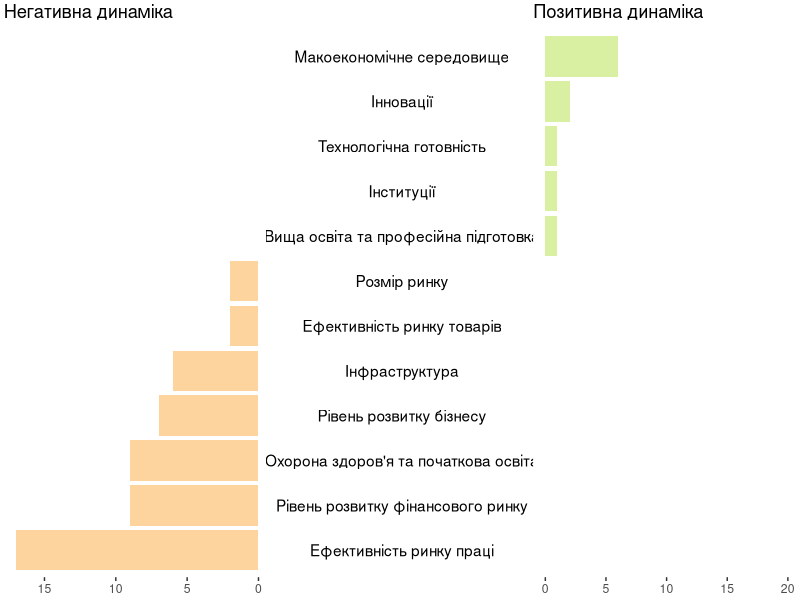

R code for this plot:
## ---- chunk 1
library(dplyr)
library(ggplot2)
library(grid)
library(gridExtra)
## ---- chunk 2
DATA <- data_frame(
  state = c("Макоекономічне середовище", "Інновації", "Вища освіта та професійна підготовка", 
            "Технологічна готовність", "Інституції", "Розмір ринку", "Ефективність ринку товарів", 
            "Інфраструктура", "Рівень розвитку бізнесу", "Охорона здоров'я та початкова освіта", 
            "Рівень розвитку фінансового ринку", "Ефективність ринку праці"),
  "Позитивна динаміка" = c(6,2,1,1,1,0.001,0.0001,0.00001,0.000001,0.0000001,0.00000001,0),
  "Негативна динаміка" = c(0,0,0,0,0,2,2,6,7,9,9,17)
)

## ---- chunk 3
g.mid<-ggplot(DATA,aes(x=1,y=reorder(state, `Позитивна динаміка`)))+geom_text(aes(label=state))+
  ggtitle("")+
  ylab(NULL)+
  theme(axis.title=element_blank(),
        panel.grid=element_blank(),
        axis.text.y=element_blank(),
        axis.ticks.y=element_blank(),
        panel.background=element_blank(),
        axis.text.x=element_text(color=NA),
        axis.ticks.x=element_line(color=NA),
        plot.margin = unit(c(1,-1,1,-1), "mm"))

g1 <- ggplot(data = DATA, aes(x = reorder(state, `Позитивна динаміка`), y = `Негативна динаміка`)) +
  geom_bar(stat = "identity",fill="#fdd49e") + ggtitle("Негативна динаміка") +
  scale_y_continuous(limits=c(0,20))+
  ylab("") +
  xlab("") +
  theme(axis.title.x = element_blank(), 
        axis.title.y = element_blank(), 
        axis.text.y = element_blank(), 
        axis.ticks.y = element_blank(), 
        plot.margin = unit(c(1,-1,1,0), "mm")) +
  scale_y_reverse() + coord_flip() +
  theme(axis.line = element_blank(),
        panel.grid.major = element_blank(),
        panel.grid.minor = element_blank(),
        panel.border = element_blank(),
        panel.background = element_blank()) 

g2 <- ggplot(data = DATA, aes(x = reorder(state, `Позитивна динаміка`), y = `Позитивна динаміка`)) +xlab(NULL)+
  geom_bar(stat = "identity",fill="#d9f0a3") + ggtitle("Позитивна динаміка") +
  scale_y_continuous(limits=c(0,20))+
  ylab("") +
  xlab("") +
  theme(axis.title.x = element_blank(), axis.title.y = element_blank(), 
        axis.text.y = element_blank(), axis.ticks.y = element_blank(),
        plot.margin = unit(c(1,0,1,-1), "mm")) +
  coord_flip()+
  theme(axis.line = element_blank(),
        panel.grid.major = element_blank(),
        panel.grid.minor = element_blank(),
        panel.border = element_blank(),
        panel.background = element_blank())
## ---- chunk 4
gg1 <- ggplot_gtable(ggplot_build(g1))
gg2 <- ggplot_gtable(ggplot_build(g2))
gg.mid <- ggplot_gtable(ggplot_build(g.mid))

grid.arrange(gg1,gg.mid,gg2,ncol=3,widths=c(3/9,3/9,3/9))
